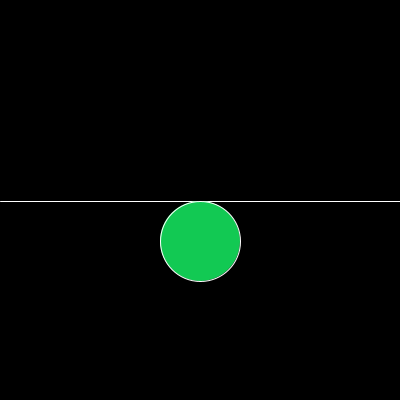
Frame 1 (no input)
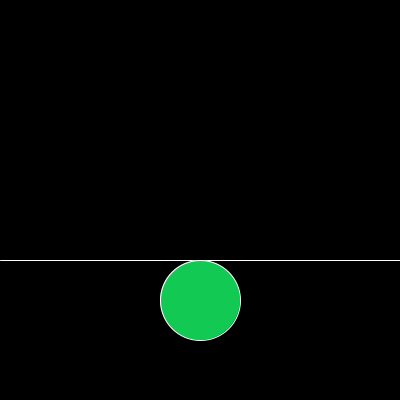
Frame 60 (the mouse pressed at the canvas centre just before this capture)
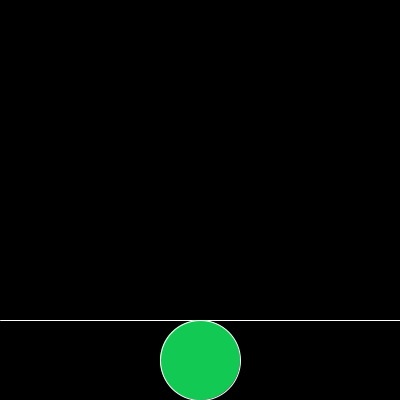
Frame 120 (the mouse held since frame 60 and released just before this capture)

The Processing sketch that drew these frames (run headless with seeded random() and noise(); from frame 60 on, the mouse is pressed at the canvas centre):

// Processing sketch: Ejercicio19
// ── Ejercicio19.pde
int y1; // Coordenada y de la línea
int dir = 1; // Dirección de movimiento de la línea (1 para abajo, -1 para arriba)

void setup() {
  size(400, 400);
  y1 = height/2; // Coordenada y en el centro del lienzo
}

void draw() {
  background(0); // Fondo negro
  
  // Actualizar la posición de la línea
  y1 += dir; 
  
  // Invertir la dirección si la línea llega al borde izquierdo o derecho del lienzo
  if (y1 >= height || y1 <= 0) {
    dir *= -1;
  }
  
  // Dibujar la línea horizontal
  stroke(#FFFFFF); // Color blanco
  line(0, y1, width, y1); // Línea horizontal centrada en la posición y1
  
  // Dibujar la elipse en el punto medio de la línea y a 40px de distancia verticalmente
  fill(#12C953); // Color rojo
  ellipse(width/2, y1 + 40 * dir, 80, 80); // Elipse centrada horizontalmente, con y desplazada según la dirección
}
